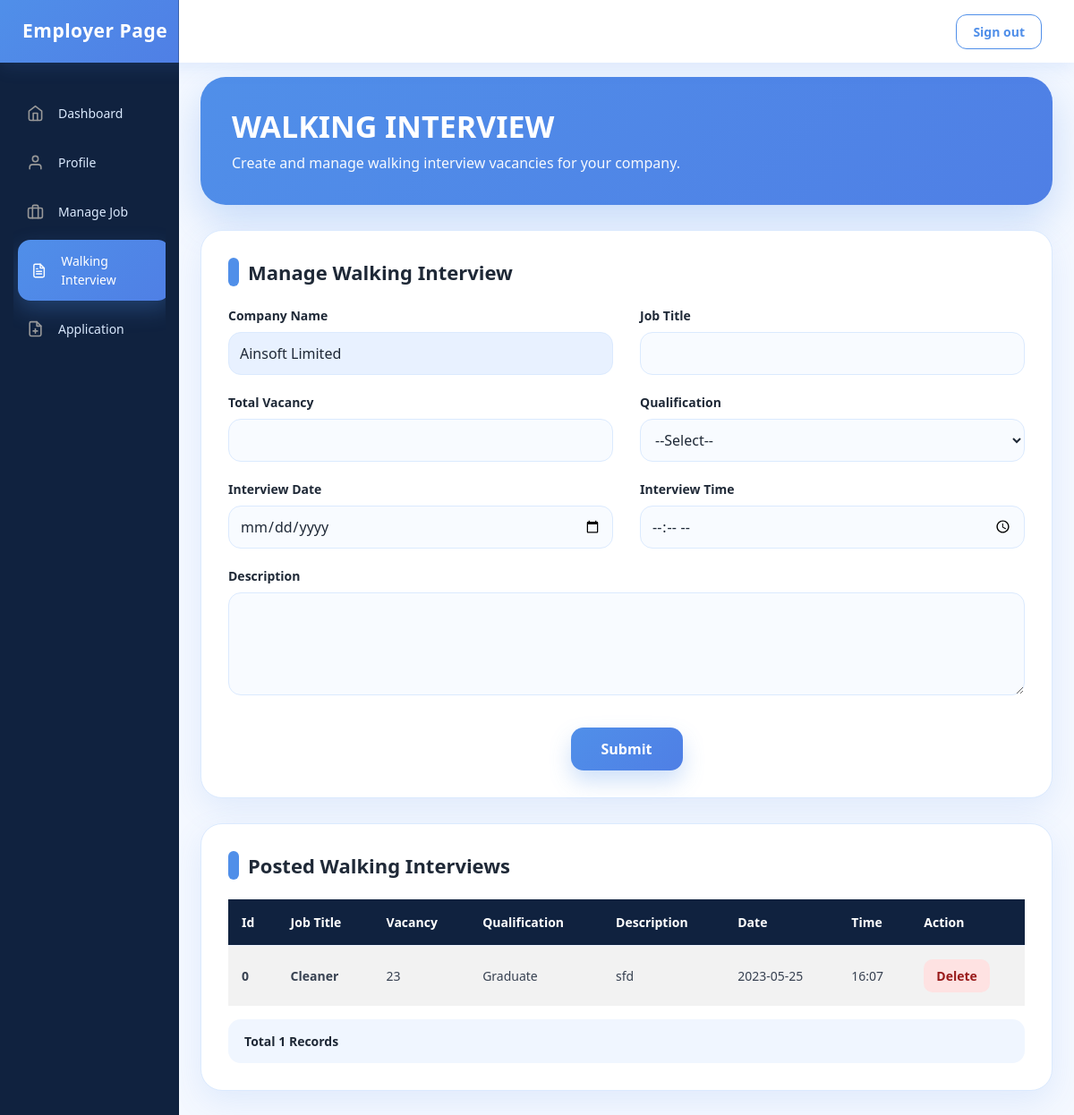
The app's page /employer/walking.php (signed in) with its own data.
### tables this page shows
CREATE TABLE `walkin_master` (
  `WalkInId` int NOT NULL,
  `CompanyName` varchar(255) NOT NULL,
  `JobTitle` varchar(255) NOT NULL,
  `Vacancy` int NOT NULL,
  `MinQualification` varchar(255) NOT NULL,
  `Description` varchar(255) NOT NULL,
  `InterviewDate` varchar(255) NOT NULL,
  `InterviewTime` varchar(255) NOT NULL
);

### employer/walking.php (the view, shortened to what this page needs)
<!doctype html>
<html lang="en">
<head>
  <link rel="stylesheet" href="https://maxcdn.bootstrapcdn.com/bootstrap/4.5.2/css/bootstrap.min.css">
  <link href="./css/dashboard.css" rel="stylesheet">
</head>
<body>
<nav class="navbar navbar-dark sticky-top bg-dark flex-md-nowrap p-0">
  <a class="navbar-brand col-sm-3 col-md-2 mr-0" href="#">Employer Page</a>
  <ul class="navbar-nav px-3">
    <li class="nav-item text-nowrap">
      <a class="nav-link" href="logout.php">Sign out</a>
    </li>
  </ul>
</nav>
<div class="container-fluid">
  <div class="row">
    <nav class="col-md-2 d-none d-md-block bg-light sidebar">
      <div class="sidebar-sticky">
        <ul class="nav flex-column">
          <li class="nav-item">
            <a class="nav-link" href="index.php">
              <span data-feather="home"></span>
              Dashboard <span class="sr-only">(current)</span>
            </a>
          </li>
          <li class="nav-item">
            <a class="nav-link" href="profile.php">
              <span data-feather="user"></span>
              Profile
            </a>
          </li>
          <li class="nav-item">
            <a class="nav-link" href="managejob.php">
              <span data-feather="briefcase"></span>
              Manage Job
            </a>
          </li>
          <li class="nav-item">
            <a class="nav-link active" href="walking.php">
              <span data-feather="file-text"></span>
              Walking Interview
            </a>
          </li>
          <li class="nav-item">
            <a class="nav-link" href="application.php">
              <span data-feather="file-plus"></span>
              Application
            </a>
          </li>
        </ul>
      </div>
    </nav>
    <main role="main" class="col-md-9 ml-sm-auto col-lg-10 pt-3 px-4">
      <div class="page-header">
        <h1>Walking Interview</h1>
        <p>Create and manage walking interview vacancies for your company.</p>
      </div>
      <div class="content-card">
        <h3 class="section-title"><span></span>Manage Walking Interview</h3>
        <form id="form1" method="post" action="InsertWalkin.php">
          <div class="row">
            <div class="form-group col-md-6">
              <label for="txtCompany">Company Name</label>
              <input type="text" name="txtCompany" id="txtCompany" class="form-control" value="<?php echo $_SESSION['Company']; ?>" readonly>
            </div>
            <div class="form-group col-md-6">
              <label for="txtTitle">Job Title</label>
              <input type="text" name="txtTitle" id="txtTitle" class="form-control" required>
            </div>
            <div class="form-group col-md-6">
              <label for="txtTotal">Total Vacancy</label>
              <input type="text" name="txtTotal" id="txtTotal" class="form-control" required>
            </div>
            <div class="form-group col-md-6">
              <label for="cmbQual">Qualification</label>
              <select name="cmbQual" id="cmbQual" class="form-control" required>
                <option value="">--Select--</option>
              </select>
            </div>
            <div class="form-group col-md-6">
              <label for="txtDate">Interview Date</label>
              <input type="date" name="txtDate" id="txtDate" class="form-control" required>
            </div>
            <div class="form-group col-md-6">
              <label for="txtTime">Interview Time</label>
              <input type="time" name="txtTime" id="txtTime" class="form-control" required>
            </div>
            <div class="form-group col-md-12">
              <label for="txtDesc">Description</label>
              <textarea name="txtDesc" id="txtDesc" cols="25" rows="3" class="form-control" required></textarea>
            </div>
          </div>
          <div class="text-center mt-3">
            <button type="submit" name="button" id="button" class="btn submit-btn">Submit</button>
          </div>
        </form>
      </div>
      <div class="content-card">
        <h3 class="section-title"><span></span>Posted Walking Interviews</h3>
        <div class="table-responsive">
          <table class="table table-striped align-middle">
            <thead>
              <tr>
                <th>Id</th>
                <th>Job Title</th>
                <th>Vacancy</th>
                <th>Qualification</th>
                <th>Description</th>
                <th>Date</th>
                <th>Time</th>
                <th>Action</th>
              </tr>
            </thead>
            <tbody>
              <?php
              include 'connection/db.php';
              $sql = "select * from walkin_master where CompanyName='" . $_SESSION['Company'] . "'";
              $result = mysqli_query($conn, $sql);
              while ($row = mysqli_fetch_array($result)) {
                $Id = $row['WalkInId'];
                $JobTitle = $row['JobTitle'];
                $Vacancy = $row['Vacancy'];
                $MinQualification = $row['MinQualification'];
                $Description = $row['Description'];
                $InterviewDate = $row['InterviewDate'];
                $InterviewTime = $row['InterviewTime'];
              ?>
                <tr>
                  <td><strong><?php echo $Id; ?></strong></td>
                  <td><strong><?php echo $JobTitle; ?></strong></td>
                  <td><?php echo $Vacancy; ?></td>
                  <td><?php echo $MinQualification; ?></td>
                  <td><?php echo $Description; ?></td>
                  <td><?php echo $InterviewDate; ?></td>
                  <td><?php echo $InterviewTime; ?></td>
                  <td>
                    <a href="DeleteWalkin.php?WalkinId=<?php echo $Id; ?>" class="delete-btn">Delete</a>
                  </td>
                </tr>
              <?php
              }
              $records = mysqli_num_rows($result);
              ?>
            </tbody>
          </table>
        </div>
        <div class="records-box">
          Total <?php echo $records; ?> Records
        </div>
      </div>
    </main>
  </div>
</div>
</body>
</html>

### employer/css/dashboard.css (style rules this page uses)
body { font-size: .875rem; }
.feather { width: 16px; height: 16px; vertical-align: text-bottom; }
.sidebar { position: fixed; top: 0; bottom: 0; left: 0; z-index: 100; padding: 0; box-shadow: inset -1px 0 0 rgba(0, 0, 0, .1); }
.sidebar-sticky { position: -webkit-sticky; position: sticky; top: 48px; height: calc(100vh - 48px); padding-top: .5rem; overflow-x: hidden; overflow-y: auto; }
.sidebar .nav-link { font-weight: 500; color: #333; }
.sidebar .nav-link .feather { margin-right: 4px; color: #999; }
.sidebar .nav-link.active { color: #007bff; }
.sidebar .nav-link:hover .feather, .sidebar .nav-link.active .feather { color: inherit; }
.navbar-brand { padding-top: .75rem; padding-bottom: .75rem; font-size: 1rem; background-color: rgba(0, 0, 0, .25); box-shadow: inset -1px 0 0 rgba(0, 0, 0, .25); }

### employer/walking.php (style rules this page uses)
body { margin: 0; background: #f4f8ff; font-family: "Segoe UI", Arial, sans-serif; color: #1f2937; }
.navbar { height: 70px; background: #ffffff !important; box-shadow: 0 4px 20px rgba(80, 143, 233, 0.14); padding: 0 !important; z-index: 1000; }
.navbar-brand { width: 260px; height: 70px; background: linear-gradient(135deg, rgb(80, 143, 233), #4f7fe5); color: #ffffff !important; display: flex; align-items: center; padding-left: 25px !important; font-size: 21px; font-weight: 800; letter-spacing: 0.5px; margin: 0 !important; }
.navbar .nav-link { color: rgb(80, 143, 233) !important; border: 1px solid rgb(80, 143, 233); border-radius: 12px; padding: 8px 18px !important; font-weight: 700; margin-right: 20px; transition: 0.25s; }
.sidebar { width: 260px; min-height: calc(100vh - 70px); background: #10223f !important; padding: 25px 15px; position: fixed; left: 0; top: 70px; }
.sidebar .nav-link { color: #dbeafe !important; border-radius: 14px; padding: 13px 15px; margin-bottom: 8px; font-weight: 500; display: flex; align-items: center; gap: 12px; transition: 0.25s; }
.sidebar .nav-link:hover, .sidebar .nav-link.active { background: linear-gradient(135deg, rgb(80, 143, 233), #4f7fe5); color: #ffffff !important; transform: translateX(5px); box-shadow: 0 10px 24px rgba(80, 143, 233, 0.28); }
.sidebar .nav-link svg { width: 19px; height: 19px; }
main { margin-left: 260px; padding: 35px !important; max-width: calc(100% - 260px); }
.page-header { background: linear-gradient(135deg, rgb(80, 143, 233), #4f7fe5); color: white; border-radius: 28px; padding: 35px; margin-bottom: 28px; box-shadow: 0 18px 45px rgba(80, 143, 233, 0.28); border-bottom: none !important; }
.page-header h1 { font-size: 34px; font-weight: 800; margin-bottom: 8px; text-transform: uppercase; }
.page-header p { margin: 0; opacity: 0.95; font-size: 16px; }
.content-card { background: #ffffff; border-radius: 24px; padding: 30px; box-shadow: 0 12px 35px rgba(80, 143, 233, 0.12); border: 1px solid #dbeafe; margin-bottom: 28px; }
.section-title { font-size: 22px; font-weight: 800; color: #1f2937; margin-bottom: 22px; display: flex; align-items: center; gap: 10px; }
.section-title span { width: 12px; height: 32px; background: rgb(80, 143, 233); border-radius: 20px; display: inline-block; }
.form-group { margin-bottom: 20px; }
.form-group label { font-weight: 700; color: #1f2937; margin-bottom: 8px; }
.form-control { min-height: 48px; border-radius: 14px; border: 1px solid #dbeafe; background: #f8fbff; color: #1f2937; font-weight: 500; transition: 0.25s; }
.form-control[readonly] { background: #e8f1ff; color: #1f2937; cursor: not-allowed; }
textarea.form-control { min-height: 115px; resize: vertical; }
.submit-btn { background: linear-gradient(135deg, rgb(80, 143, 233), #4f7fe5); border: none; color: white; border-radius: 14px; padding: 12px 34px; font-weight: 800; box-shadow: 0 12px 25px rgba(80, 143, 233, 0.28); transition: 0.25s; }
.table { margin-bottom: 0; }
.table thead th { background: #10223f; color: #ffffff; border: none; padding: 15px; font-weight: 800; vertical-align: middle; }
.table tbody td { padding: 15px; vertical-align: middle; border-color: #edf3ff; color: #374151; font-weight: 500; }
.delete-btn { background: #fee2e2; color: #991b1b !important; border-radius: 10px; padding: 8px 14px; text-decoration: none !important; font-weight: 800; display: inline-block; transition: 0.25s; }
.records-box { background: #f0f6ff; border-radius: 14px; padding: 14px 18px; font-weight: 800; color: #1f2937; margin-top: 15px; }

### records on screen
walkin_master: WalkInId "0", JobTitle "Cleaner", Vacancy "23", MinQualification "Graduate", Description "sfd", InterviewDate "2023-05-25", InterviewTime "16:07"

### other values on screen
$records "1"
